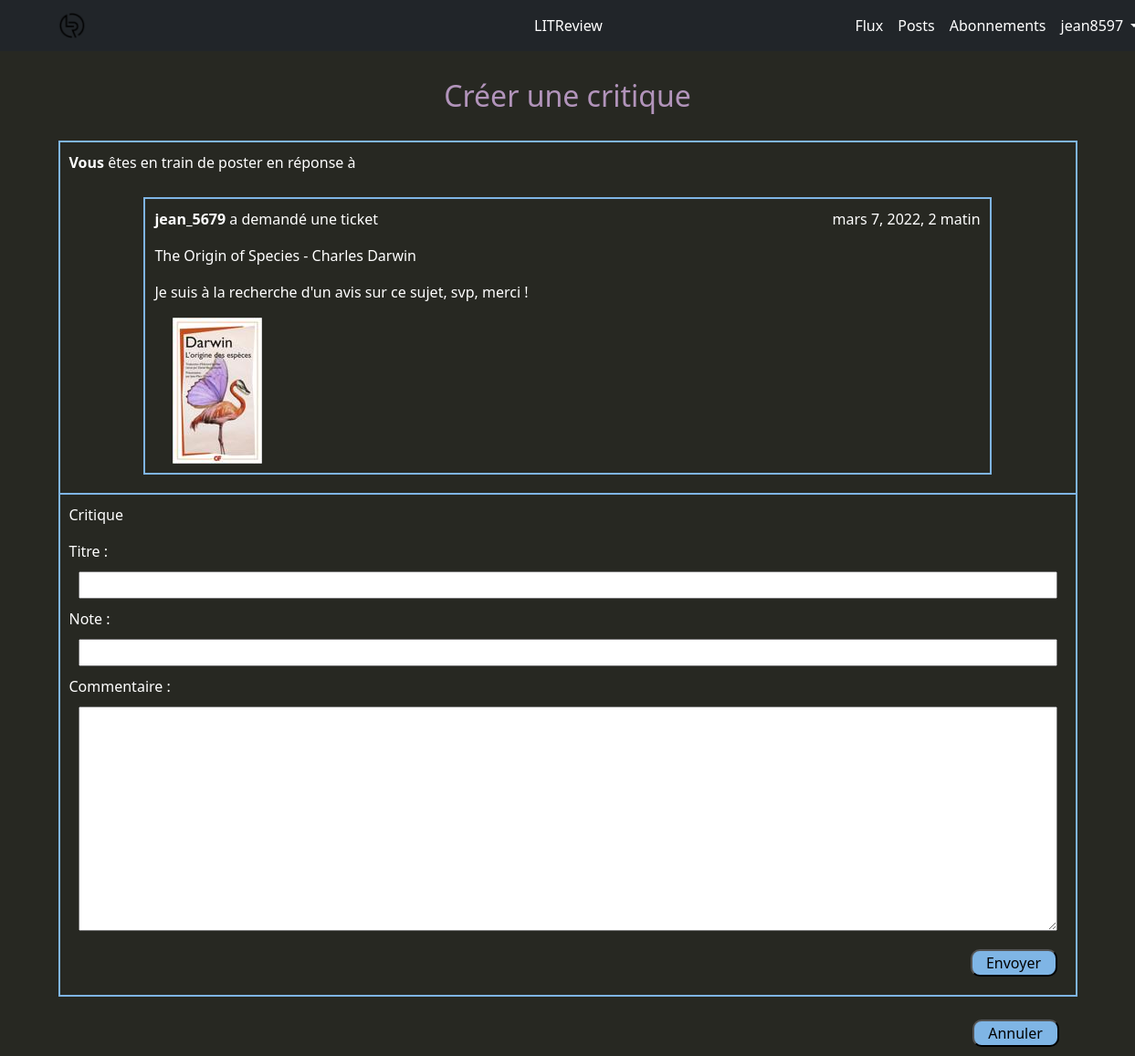
Screenshot of /flux/review_upload/ticket/57 (signed in) with the database file from the repository.
### reviews/models.py (models this page shows, shortened)
class Ticket(models.Model):
    title = models.CharField(max_length=128)
    description = models.TextField(max_length=2_048, blank=True)
    user = models.ForeignKey(to=settings.AUTH_USER_MODEL,
                             on_delete=models.CASCADE)
    image = models.ImageField(null=True, blank=True, upload_to="ticket_images")
    time_created = models.DateTimeField(auto_now_add=True)
    IMAGE_MAX_SIZE = (120, 160)  # (largeur, hauteur)

### reviews/views.py (the view, shortened to what this page needs)
def review_ticket_answer(request, ticket_id):
    form = ReviewForm()
    ticket = Ticket.objects.get(id=ticket_id)
    already_answer = Review.objects.filter(user=request.user, ticket=ticket)
    if len(already_answer) != 0:
        messages.error(request,
                       MESSAGE_ALREADY_ANSWER,
                       extra_tags=TAGS_ALREADY_ANSWER)
        return redirect("flux-user")
    return render(request, "reviews/ticket_answer.html",
                  context={"form": form,
                           "post": ticket})

### reviews/forms.py
class ReviewForm(forms.ModelForm):
    label_fields = ["Titre", "Note", "Commentaire"]
    class Meta:
        model = Review
        fields = ["headline", "rating", "body"]
    def __init__(self, *args, **kwargs):
        super().__init__(*args, **kwargs)
        fields_attribute(self.fields, self.label_fields)

### reviews/forms.py (called while the page is built)
def fields_attribute(fields, label_fields):
    for idx, field in enumerate(fields):
        fields[field].widget.attrs.update(
            {"class": "fields-margin"})
        fields[field].label = label_fields[idx]

### reviews/templates/reviews/ticket_answer.html (shortened to what this page needs)
{% extends "base.html" %}
{% block content %}
{% if not option %}
  <h2>Créer une critique</h2>
{% elif option == "edit" %}
  <h2>Modifier votre critique</h2>
{% endif %}
<div class="flexbox-center flex-column">
  <div class="separate-form">
    <p><strong>Vous</strong> êtes en train de poster en réponse à</p>
    <div class="flexbox-center">
      {% include "reviews/ticket_view_snippet.html" with option="ticket-answer" %}
    </div>
  </div>
  <div class="separate-form border-top-none">
    <p>Critique</p>
    <form class="flexbox-center flex-column no-margin" method="post" enctype="mutipart/form-data">
      {% for field in form %}
        {{ field.label_tag }}
        {{ field }}
      {% endfor %}
      <div class="flexbox-right">
        <input class="button-margin-right generic-buttonn margin-10" type="submit" value="Envoyer">
      </div>
    </form>
  </div>
</div>
<div class="flexbox-right">
  <a href="
  {% if option == 'edit' %}{% url 'posts-user' %}
  {% else %}{% url 'flux-user' %}
  {% endif %}">
    <input class="button-margin-right generic-buttonn button-back" type="submit" value="Annuler">
  </a>
</div>
{% endblock %}

### templates/base.html (shortened to what this page needs)
{% load static %}
<html {% if LANGUAGE_CODE %}lang="{{ LANGUAGE_CODE }}"{% endif %}>
  <head>
    <link rel="stylesheet" href="{% static 'css/bootstrap.min.css' %}">
    <link rel="stylesheet" href="{% static 'css/littreview.css' %}">
  </head>
  <body>
    <nav class="navbar sticky-top navbar-expand-lg navbar-dark bg-dark">
      <div class="container">
        <div class="bs-perso-navbar-brand-container">
          <a class="navbar-brand" href="{% url 'home-page' %}">
            <img src="../media/logo_litreview_no_text.png" alt="Logo de LITReview">
          </a>
        </div>
        <div class="navbar-nav bs-perso-navbar-central">
          <a class="nav-item nav-link active" href="{% url 'home-page' %}">
            LITReview
          </a>
        </div>
        <div id="navbarRight" class="navbar-nav bs-perso-navbar-right">
          {% if user.is_authenticated %}
          <a class="nav-item nav-link active" href="{% url 'flux-user' %}">
            Flux
          </a>
          <a class="nav-item nav-link active" href="{% url 'posts-user' %}">
            Posts
          </a>
          <a class="nav-item nav-link active" href="{% url 'follow-user' %}">
            Abonnements
          </a>
          {% endif %}
          <div class="nav-item dropdown">
            {% if user.is_authenticated %}
              <a class="nav-link active dropdown-toggle" href="#" data-bs-toggle="dropdown">
                {{ user.username }}
              </a>
            {% endif %}
          </div>
        </div>
      </div>
    </nav>
    <div class="container">
      <div class="jumbotron">
        {% block content %}{% endblock %}
      </div>
    </div>
  </body>
</html>

### reviews/templates/reviews/ticket_view_snippet.html (shortened to what this page needs)
<div class="borderr flux-content-container hyphens-break-word
{% if option == 'ticket-answer' %} content-ticket-answer{% endif %}">
  <div class="flux-content-first-line">
    {% if option == "interlock" %}
      <p>Ticket -
        <strong>
          {% if post.user == request.user %}Vous
          {% else %}{{ post.user }}
          {% endif %}
        </strong>
      </p>
    {% else %}
      {% if post.user == request.user %}
        <p><strong>Vous</strong> avez publié un ticket</p>
      {% else %}
        <p><strong>{{ post.user }}</strong> a demandé une ticket</p>
      {% endif %}
      <p>{{ post.time_created }}</p>
    {% endif %}
  </div>
  <p>{{ post.title }}</p>
  {% if post.description %}
    {% if option != "interlock" %}
      <p>{{ post.description }}</p>
    {% endif %}
  {% endif %}
  {% if post.image %}
    <div class="margin-left-20">
      <img src="{{ post.image.url }}" alt="Image inexistante">
    </div>
  {% endif %}
</div>

### static/css/littreview.css (style rules this page uses)
body { background-color: #272822; color: white; }
h2 { color: #b294bb; text-align: center; margin: 30px 0px; }
a { text-decoration: none; color: #7fb5e5; text-align: center; }
.bs-perso-navbar-central { position: sticky; left: 46.4%; }
.bs-perso-navbar-brand-container { display: flex; justify-content: space-between; width: 22.5%; }
.bs-perso-navbar-right { max-width: 22.5%; }
.flexbox-center { display: flex; justify-content: center; }
.flex-column { flex-direction: column; }
.generic-buttonn { background-color: #7fb5e5; border-radius: 10px; min-width: 95px; width: auto; }
.flexbox-right { display: flex; justify-content: right; }
.fields-margin { margin: 10px; }
.button-margin-right { margin-right: 10px; }
.borderr { border: 2px solid #7fb5e5; }
.flux-content-container { width: 55%; min-width: 500px; padding: 10px; margin: 10px 0px; }
.flux-content-first-line { display: flex; justify-content: space-between; }
.separate-form { min-width: 500px; border: 2px solid #7fb5e5; border-collapse: collapse; padding: 10px; }
.border-top-none { border-top: none; margin-bottom: 15px; }
.content-ticket-answer { width: 85%; min-width: 476px; }
.no-margin { margin: 0px; }
.margin-10 { margin: 10px; }
.button-back { margin: 10px; margin-right: 20px; }
.margin-left-20 { margin-left: 20px; }
.hyphens-break-word { -webkit-hyphens: auto; -moz-hyphens: auto; -ms-hyphens: auto; hyphens: auto; overflow-wrap: break-word; }

### rows the page displays
Ticket: user "jean_5679", time_created "mars 7, 2022, 2 matin", title "The Origin of Species - Charles Darwin", description "Je suis à la recherche d'un avis sur ce sujet, svp, merci !", image (picture)

### other values shown
{{ user.username }} "jean8597"
{{ field.label_tag }} "Titre :" "Note :" "Commentaire :"
